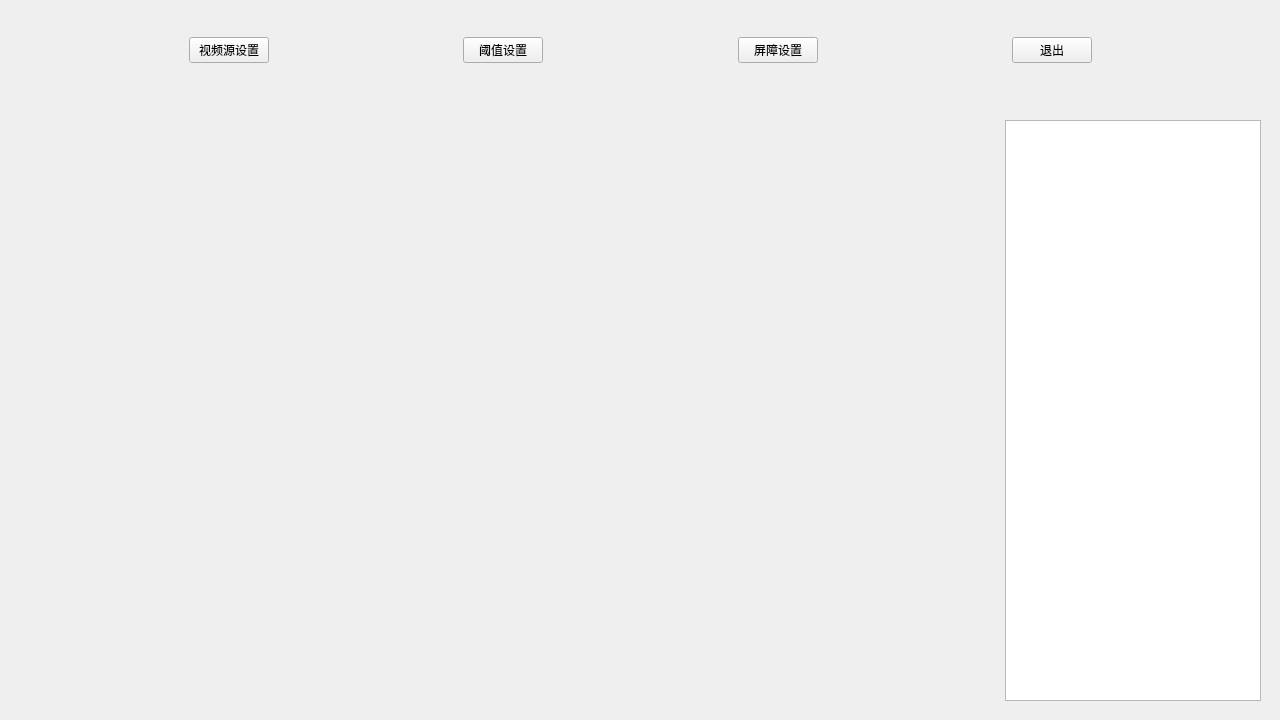
<?xml version="1.0" encoding="UTF-8"?>
<ui version="4.0">
    <class>Form</class>
    <widget class="QWidget" name="Form">
        <property name="geometry">
            <rect>
                <x>0</x>
                <y>0</y>
                <width>1280</width>
                <height>720</height>
            </rect>
        </property>
        <property name="windowTitle">
            <string>基于多尺度特征融合的高速公路违章行驶车辆识别与处理系统</string>
        </property>
        <property name="windowIcon">
            <iconset>
                <normaloff>icon.ico</normaloff>icon.ico
            </iconset>
        </property>
        <widget class="QWidget" name="horizontalLayoutWidget_2">
            <property name="geometry">
                <rect>
                    <x>0</x>
                    <y>0</y>
                    <width>1281</width>
                    <height>101</height>
                </rect>
            </property>
            <layout class="QHBoxLayout" name="TopButtonVLayout">
                <item>
                    <spacer name="Spacer_5">
                        <property name="orientation">
                            <enum>Qt::Horizontal</enum>
                        </property>
                        <property name="sizeHint" stdset="0">
                            <size>
                                <width>40</width>
                                <height>20</height>
                            </size>
                        </property>
                    </spacer>
                </item>
                <item>
                    <widget class="QPushButton" name="SourceButton">
                        <property name="text">
                            <string>视频源设置</string>
                        </property>
                    </widget>
                </item>
                <item>
                    <spacer name="Spacer_4">
                        <property name="orientation">
                            <enum>Qt::Horizontal</enum>
                        </property>
                        <property name="sizeHint" stdset="0">
                            <size>
                                <width>40</width>
                                <height>20</height>
                            </size>
                        </property>
                    </spacer>
                </item>
                <item>
                    <widget class="QPushButton" name="thresholdButton">
                        <property name="text">
                            <string>阈值设置</string>
                        </property>
                    </widget>
                </item>
                <item>
                    <spacer name="Spacer_3">
                        <property name="orientation">
                            <enum>Qt::Horizontal</enum>
                        </property>
                        <property name="sizeHint" stdset="0">
                            <size>
                                <width>40</width>
                                <height>20</height>
                            </size>
                        </property>
                    </spacer>
                </item>
                <item>
                    <widget class="QPushButton" name="barrierButton">
                        <property name="text">
                            <string>屏障设置</string>
                        </property>
                    </widget>
                </item>
                <item>
                    <spacer name="Spacer_2">
                        <property name="orientation">
                            <enum>Qt::Horizontal</enum>
                        </property>
                        <property name="sizeHint" stdset="0">
                            <size>
                                <width>40</width>
                                <height>20</height>
                            </size>
                        </property>
                    </spacer>
                </item>
                <item>
                    <widget class="QPushButton" name="quitButton">
                        <property name="text">
                            <string>退出</string>
                        </property>
                    </widget>
                </item>
                <item>
                    <spacer name="Spacer">
                        <property name="orientation">
                            <enum>Qt::Horizontal</enum>
                        </property>
                        <property name="sizeHint" stdset="0">
                            <size>
                                <width>40</width>
                                <height>20</height>
                            </size>
                        </property>
                    </spacer>
                </item>
            </layout>
        </widget>
        <widget class="QWidget" name="horizontalLayoutWidget">
            <property name="geometry">
                <rect>
                    <x>0</x>
                    <y>100</y>
                    <width>1281</width>
                    <height>621</height>
                </rect>
            </property>
            <layout class="QHBoxLayout" name="InfoHLayout">
                <property name="leftMargin">
                    <number>20</number>
                </property>
                <property name="topMargin">
                    <number>20</number>
                </property>
                <property name="rightMargin">
                    <number>20</number>
                </property>
                <property name="bottomMargin">
                    <number>20</number>
                </property>
                <item>
                    <widget class="QLabel" name="VideoLabel">
                        <property name="text">
                            <string notr="true"/>
                        </property>
                        <property name="textFormat">
                            <enum>Qt::PlainText</enum>
                        </property>
                    </widget>
                </item>
                <item>
                    <widget class="QListView" name="ForbidView">
                        <property name="sizePolicy">
                            <sizepolicy hsizetype="Fixed" vsizetype="Expanding">
                                <horstretch>0</horstretch>
                                <verstretch>0</verstretch>
                            </sizepolicy>
                        </property>
                    </widget>
                </item>
            </layout>
        </widget>
    </widget>
    <tabstops>
        <tabstop>SourceButton</tabstop>
        <tabstop>thresholdButton</tabstop>
        <tabstop>barrierButton</tabstop>
        <tabstop>quitButton</tabstop>
    </tabstops>
    <resources/>
    <connections>
        <connection>
            <sender>quitButton</sender>
            <signal>clicked()</signal>
            <receiver>Form</receiver>
            <slot>close()</slot>
            <hints>
                <hint type="sourcelabel">
                    <x>1050</x>
                    <y>49</y>
                </hint>
                <hint type="destinationlabel">
                    <x>639</x>
                    <y>359</y>
                </hint>
            </hints>
        </connection>
    </connections>
</ui>
